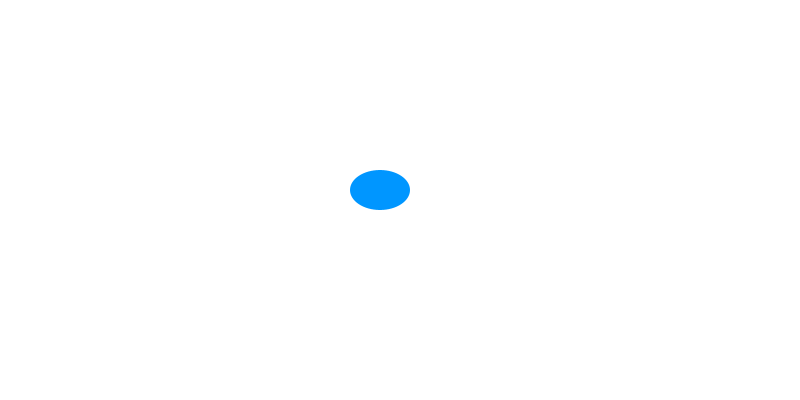
Frame 1 (no input)
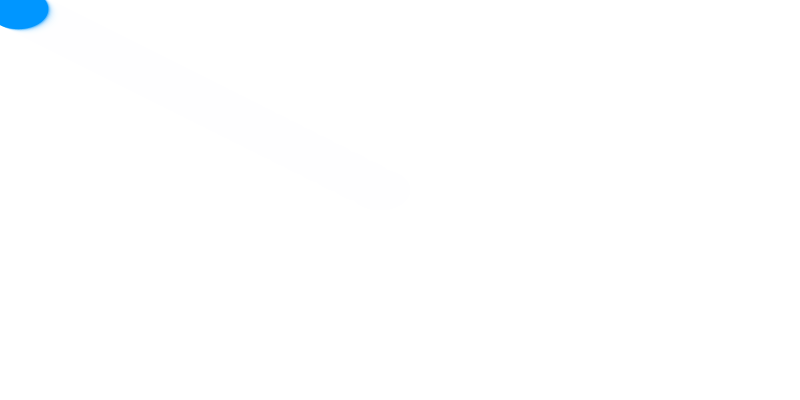
Frame 60 (the mouse pressed at the canvas centre just before this capture)
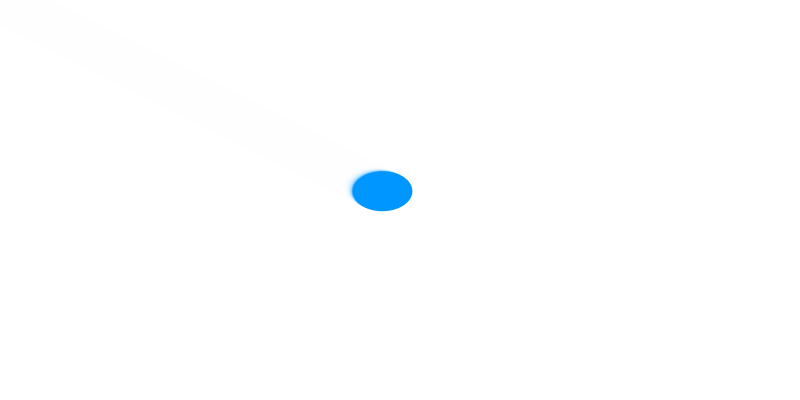
Frame 120 (the mouse held since frame 60 and released just before this capture)

The Processing sketch that drew these frames (run headless with seeded random() and noise(); from frame 60 on, the mouse is pressed at the canvas centre):

// Processing sketch: tp_1_exo_3
// ── tp_1_exo_3.pde
// Variables globales

float posX, posY;

void setup (){
  size (800, 400);
  posX = width/2;
  posY = height/2;
  noStroke();
  background(255,10);
}

void draw(){

  fill(255,100); // pour faire disparaître completement la traînée l'opacité à 100
  rect(0, 0, width, height);
  posX = lerp(posX, mouseX, 0.05);
  posY = lerp(posY, mouseY, 0.05);
  fill(0, 150, 255);
  ellipse(posX, posY, 60, 40);
  
}
